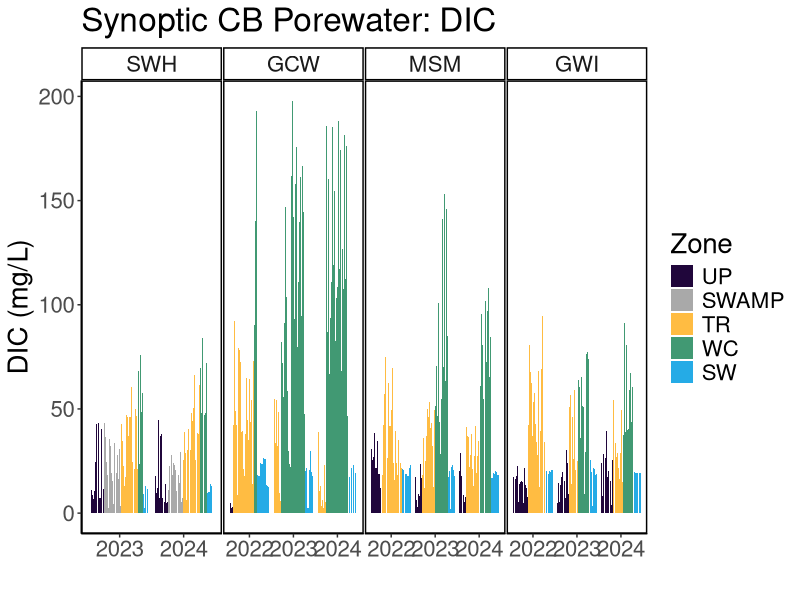
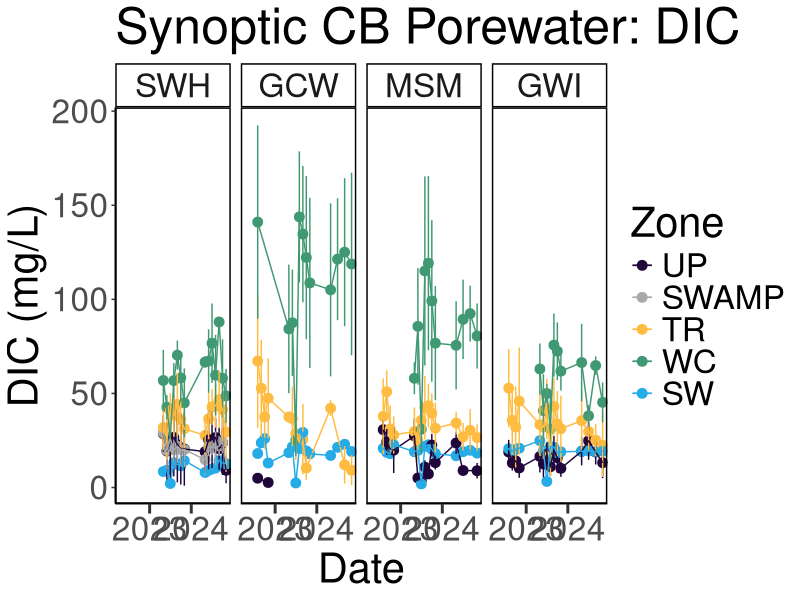
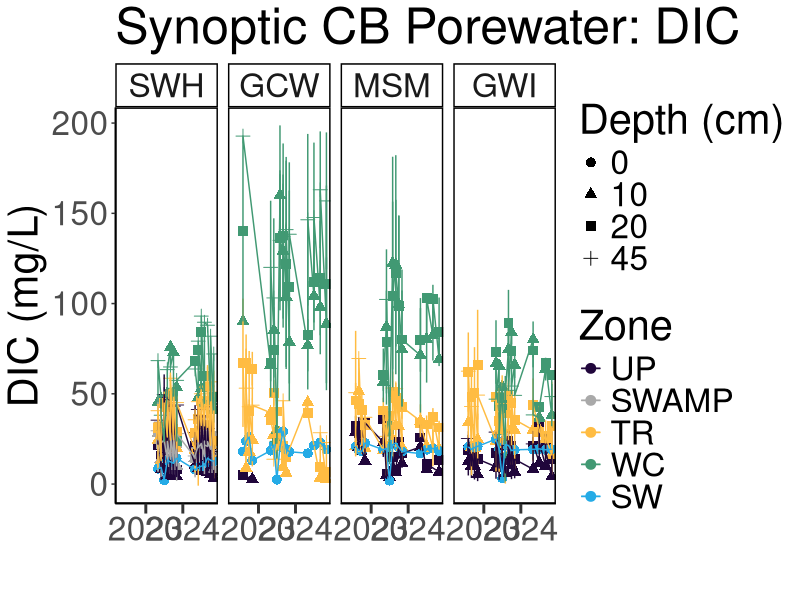
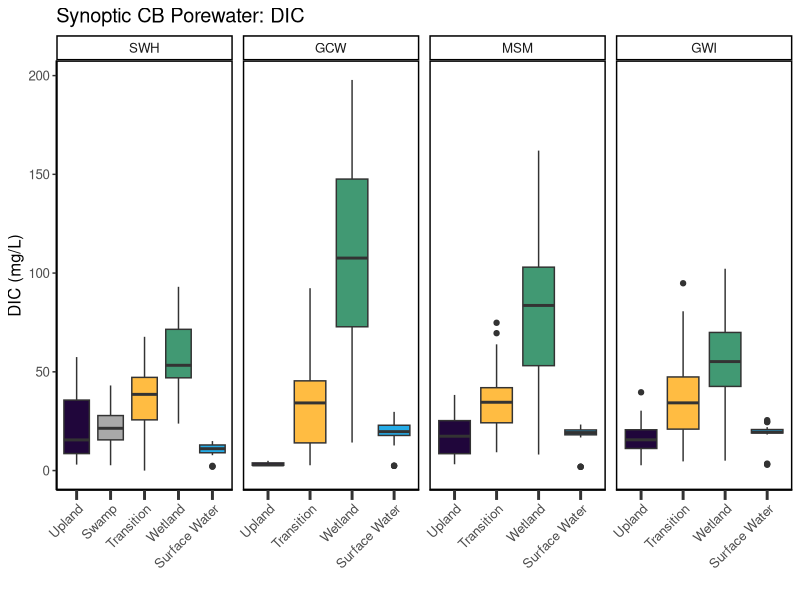
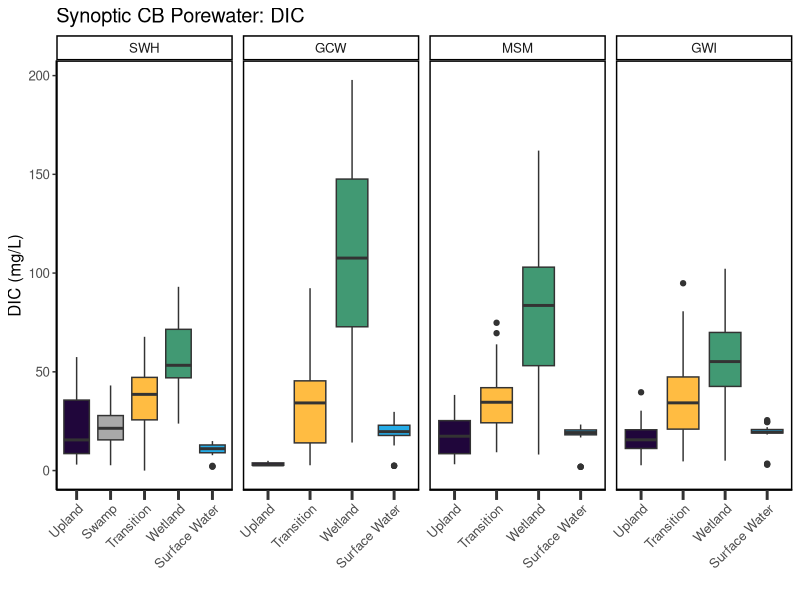

The R script that drew these images, in order:
## ---- chunk 1
library(dplyr)
library(ggplot2)
library(ggpubr)
library(stringr)
library(readxl)
library(tidyr)
library(tibble)
library(openxlsx)
## ---- chunk 2

#read in 2022 Dionex Data:
dat22 <- read.csv("2022/COMPASS_SynopticCB_PW_DIC_2022.csv")
# head(dat22)

#read in 2023 Dionex Data:
dat23 <- read.csv("2023/COMPASS_SynopticCB_PW_DIC_2023.csv")
# head(dat23)

#read in 2024 Dionex Data:
dat24 <- read.csv("2024/COMPASS_SynopticCB_PW_DIC_2024.csv")
# head(dat24)

all_dat <- rbind(dat22, dat23, dat24)

all_dat <- all_dat %>%
  select(
    Project, Region, Site, Zone, Replicate, Depth_cm, 
         Sample_ID, Year, Month, Day, Time, Time_Zone,
         ic_mgL, ic_uM, ic_flag,
         Analysis_rundate,  Run_notes, Field_notes
        # list columns in the order you want them
  )

## ---- chunk 3

#pull the column names from the all_dat dataframe and create a new dataframe with them 
metadat <- data.frame(Column_Names = colnames(all_dat))
metadat

metadat$Description <- ""
metadat$Units <- ""
metadat$Instrument_ifapplicable <- ""

#add information about each line: 

metadat$Description <- c("Project name", 
                         "Region samples originated from: CB = Chesapeake Bay",
                         "Sample identifier used in laboratory and field", 
                         "Year (YYYY) of sample collection", 
                         "Month (#) of sample collection",
                         "Day (#) of sample collection",
                         "Time (HH:MM) of sample collection",
                         "Time Zone of sample collection",
                         "Name of sampling transect location (GCW, SWH, MSM, GWI), see dataset locations for coordinates", 
                         "Zone within space-for-time transect (UP=Upland, SWAMP=Swamp, TR=Transition, WC=Wetland Control, SW=Surface Water)",
                         "Lysimeter or sample replicate id (A-C)", 
                         "Depth in centimeters from which water sample was taken", 
                         "Dissolved inorganic Carbon (DIC) concentration in mg/L", 
                         "Dissolved inorganic Carbon (DIC) concentration in uM", 
                         "QAQC Flags generated during checks of standards, blanks, dups, and spks", 
                         "The date that samples were run on the Shimadzu TOC-V", 
                         "Any notes generated during QAQC", 
                         "Notes generated during field sample collection")

metadat$Units <-       c("NA", 
                         "NA",
                         "NA", 
                         "NA",
                         "NA",
                         "NA", 
                         "NA",
                         "NA", 
                         "NA", 
                         "NA",
                         "NA", 
                         "cm",
                         "mg/L", 
                         "uM", 
                         "NA", 
                         "NA", 
                         "NA", 
                         "NA")

metadat$Instrument_ifapplicable <-  
  
                       c("NA", 
                         "NA",
                         "NA", 
                         "NA",
                         "NA",
                         "NA", 
                         "NA",
                         "NA", 
                         "NA", 
                         "NA",
                         "NA", 
                         "NA",
                         "TOC-V (Shimadzu)", 
                         "TOC-V (Shimadzu)", 
                         "NA", 
                         "NA", 
                         "NA", 
                         "NA")


## ---- chunk 4

#write out a csv of all the data to the main folder: 
write.csv(all_dat, "COMPASS_SynopticCB_PW_DIC_AllData.csv")


#write out a csv of the metadata associated with the data: 
write.csv(metadat, "COMPASS_SynopticCB_PW_DIC_Metadata.csv")

## ---- chunk 5

data_plotting <- all_dat

#Order by Zone from Upland to Surface Water
data_plotting$Zone = factor(data_plotting$Zone, levels = c("UP", "SWAMP", "TR", "WC", "SW"))
data_plotting <- data_plotting[order(data_plotting$Zone), ]

#Order by Site from SWH, GCW, MSM, GWI order, which is oligohaline to polyhaline
data_plotting$Site = factor(data_plotting$Site, levels = c("SWH", "GCW", "MSM", "GWI"))
data_plotting <- data_plotting[order(data_plotting$Site), ]

# #Order by Year from 2022-2024
# data_plotting$Site = factor(data_plotting$Site, levels = c("SWH", "GCW", "MSM", "GWI"))
# data_plotting <- data_plotting[order(data_plotting$Site), ]

#Plot samples to get a first look at concentrations (sanity check)
#group the data for plotting
data_plotting_all <- data_plotting %>%
  group_by(Site, Zone) %>%
  mutate(row_num = factor(row_number())) %>%  # create row_num as factor per group
  ungroup()

data_plotting_all$Date <- as.Date(paste(data_plotting_all$Year, data_plotting_all$Month, data_plotting_all$Day, sep = "-"))


#Plot data and change colors based on Zone:
viz_cl_plot <- ggplot(data_plotting_all, aes(x = as.character(Year), y = ic_mgL, fill = Zone)) +
  geom_bar(stat = "identity", position = position_dodge2(preserve = "total")) +
  facet_grid( ~ Site, scales="free") +
  scale_fill_manual(values = c(
    "UP" = "#20063B",
    "TR" = "#FFBC42",
    "SWAMP" = "darkgrey",
    "WC" = "#419973",
    "SW" = "#25ABE6"
  )) +
  theme_classic() +
  labs(x = " ", y = "DIC (mg/L)", title = "Synoptic CB Porewater: DIC") +
  theme(
    panel.spacing = unit(.05, "lines"), 
    panel.border = element_rect(color = "black", fill = NA, linewidth = 1)) + 
  theme(text = element_text(size = 20))

 viz_cl_plot


## ---- chunk 6

##Make Date Column with just Year and Month for Sample ID
all_dat_dates <- data_plotting %>%
  mutate(
    YearMonth = if_else(
      Month < 10,
      # Modify the string:
      YearMonth <- paste(data_plotting$Year, data_plotting$Month, sep = "-0"), 
      YearMonth <- paste(data_plotting$Year, data_plotting$Month, sep = "-"), 
    )
  )

##Summarize SO4 and Cl by Date, Site, and Zone
DIC_avg <- all_dat_dates %>%
  group_by(Month, Year, Site, Zone) %>%
   dplyr::summarize(mean_DIC = mean(ic_mgL, na.rm=TRUE), 
            sd_DIC = sd(ic_mgL, na.rm=TRUE), 
            YearMonth = first(YearMonth))

# Concatenate with a day (e.g., "01" for the first day)
DIC_avg$Date <- paste0(DIC_avg$YearMonth, "-01")

# Convert to Date object
DIC_avg$Date <- as.Date(DIC_avg$Date)

# Define the specific date breaks you want to display
specific_breaks <- as.Date(c("2022-01-01", "2023-01-01", "2024-01-01"))

viz_dic_plot_avgs <- ggplot(DIC_avg, aes(x = Date, y = mean_DIC, color = Zone, group = Zone)) +
  geom_point(size = 3) + 
  geom_errorbar(aes(ymin = mean_DIC - sd_DIC, ymax = mean_DIC + sd_DIC), width = 0.2) + 
  geom_line() + 
  facet_grid( ~ Site, scales="free_y") +
  scale_color_manual(values = c(
    "UP" = "#20063B",
    "TR" = "#FFBC42",
    "SWAMP" = "darkgrey",
    "WC" = "#419973",
    "SW" = "#25ABE6"
  )) +
  theme_classic() +
  labs(x = "Date", y = "DIC (mg/L)", title = "Synoptic CB Porewater: DIC") +
  theme(
    panel.spacing = unit(0.5, "lines"), 
    panel.border = element_rect(color = "black", fill = NA, linewidth = 1)) +
  # theme(axis.text.x = element_text(angle = 90, hjust = 0.5))+ 
  theme(text = element_text(size = 30))+
  scale_x_date(breaks = specific_breaks, date_labels = "%Y", expand = expansion(mult = c(0.18, 0.05)))+
  theme(axis.ticks.x = element_line(linewidth = 1))+
  theme(axis.ticks.length.x = unit(0.25, "cm"))

viz_dic_plot_avgs

## ---- chunk 7

##Summarize SO4 and Cl by Date, Site, and Zone
DIC_avg_depth <- all_dat_dates %>%
  group_by(Month, Year, Site, Zone, Depth_cm) %>%
   dplyr::summarize(mean_DIC = mean(ic_mgL, na.rm=TRUE), 
            sd_DIC = sd(ic_mgL, na.rm=TRUE), 
            YearMonth = first(YearMonth))

# Concatenate with a day (e.g., "01" for the first day)
DIC_avg_depth$Date <- paste0(DIC_avg_depth$YearMonth, "-01")

# Convert to Date object
DIC_avg_depth$Date <- as.Date(DIC_avg_depth$Date)

# Define the specific date breaks you want to display
specific_breaks <- as.Date(c("2022-01-01", "2023-01-01", "2024-01-01"))

viz_dic_plot_depth <- ggplot(DIC_avg_depth, aes(x = Date, y = mean_DIC, color = Zone, group = Zone, shape = as.character(Depth_cm))) +
  geom_point(size = 3) + 
  geom_errorbar(aes(ymin = mean_DIC - sd_DIC, ymax = mean_DIC + sd_DIC), width = 0.2) + 
  geom_line() + 
  facet_grid( ~ Site, scales="free_y") +
  scale_color_manual(values = c(
    "UP" = "#20063B",
    "TR" = "#FFBC42",
    "SWAMP" = "darkgrey",
    "WC" = "#419973",
    "SW" = "#25ABE6"
  )) +
  theme_classic() +
  labs(x = " ", y = "DIC (mg/L)", title = "Synoptic CB Porewater: DIC") +
  theme(
    panel.spacing = unit(0.5, "lines"), 
    panel.border = element_rect(color = "black", fill = NA, linewidth = 1)) +
  # theme(axis.text.x = element_text(angle = 90, hjust = 0.5))+ 
  theme(text = element_text(size = 30))+
  scale_x_date(breaks = specific_breaks, date_labels = "%Y", expand = expansion(mult = c(0.18, 0.05))) + 
  labs(fill = "Zone", shape = "Depth (cm)")+
  theme(axis.ticks.x = element_line(linewidth = 1))+
  theme(axis.ticks.length.x = unit(0.25, "cm"))

viz_dic_plot_depth

## ---- chunk 8

all_dat_dates <- all_dat_dates %>% 
    mutate(
    Zone_1 = case_when(
      Zone == "UP" ~ "Upland",
      Zone == "SWAMP" ~ "Swamp",
      Zone == "TR" ~ "Transition",
      Zone == "WC" ~ "Wetland",
      Zone == "SW" ~ "Surface Water",
      TRUE ~ Zone  # keep everything else unchanged
    )
  ) %>%
  mutate(Zone_1 = factor(Zone_1, levels = c("Upland", "Swamp", "Transition", "Wetland", "Surface Water")))


##Summarize SO4 and Cl by Date, Site, and Zone
viz_dic_boxplot <- ggplot(all_dat_dates, aes(x = Zone_1, y = ic_mgL, fill = Zone_1, group = Zone_1)) +
  geom_boxplot() + 
  facet_grid( ~ Site, scales = "free_x") +
  scale_x_discrete(drop = TRUE) +
  scale_fill_manual(values = c(
    "Upland" = "#20063B",
    "Transition" = "#FFBC42",
    "Swamp" = "darkgrey",
    "Wetland" = "#419973",
    "Surface Water" = "#25ABE6"
  ), labels = c("Upland", "Swamp", "Transition", "Wetland", "Surface Water")) +
  theme_classic() +
  labs(x = " ", y = "DIC (mg/L)", title = "Synoptic CB Porewater: DIC") +
  theme(
    panel.spacing = unit(0.5, "lines"), 
    panel.border = element_rect(color = "black", fill = NA, linewidth = 1)) +
  theme(axis.text.x = element_text(angle = 45, vjust = 1, hjust = 1))+ 
  theme(text = element_text(size = 12))+
  theme(axis.ticks.x = element_line(linewidth = 1))+
  theme(axis.ticks.length.x = unit(0.25, "cm"))+ 
  #scale_x_discrete(labels = c("Upland", "Swamp", "Transition", "Wetland", "Surface Water"))+ 
  theme(legend.position = "none")

viz_dic_boxplot


# Save as a PNG
png("COMPASS_SynopticCB_DIC_alldata.png", width = 2000, height = 1200, res = 300) 
print(viz_dic_boxplot)  # For ggplot objects, use print()
dev.off() 
